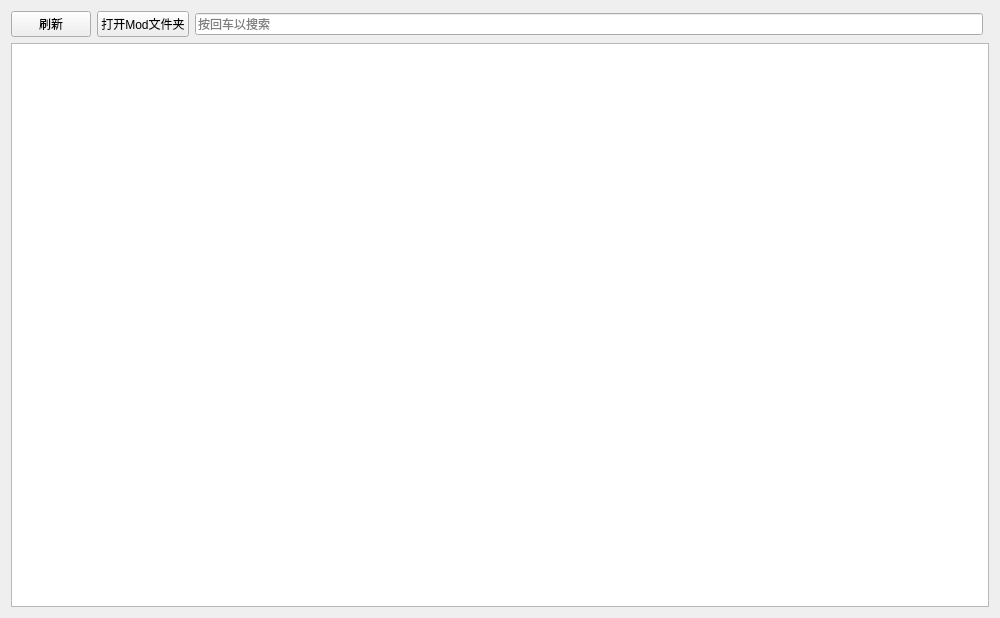
<?xml version="1.0" encoding="UTF-8"?>
<ui version="4.0">
 <class>ModManager</class>
 <widget class="QWidget" name="ModManager">
  <property name="geometry">
   <rect>
    <x>0</x>
    <y>0</y>
    <width>1000</width>
    <height>618</height>
   </rect>
  </property>
  <property name="windowTitle">
   <string>Mod管理</string>
  </property>
  <layout class="QGridLayout" name="gridLayout">
   <item row="1" column="0" colspan="4">
    <widget class="ListWidget" name="lw_mods">
     <property name="resizeMode">
      <enum>QListView::Adjust</enum>
     </property>
     <property name="wordWrap">
      <bool>true</bool>
     </property>
    </widget>
   </item>
   <item row="0" column="1">
    <widget class="PushButton" name="pb_openmodir">
     <property name="text">
      <string>打开Mod文件夹</string>
     </property>
    </widget>
   </item>
   <item row="0" column="0">
    <widget class="PushButton" name="pb_refresh">
     <property name="text">
      <string>刷新</string>
     </property>
    </widget>
   </item>
   <item row="0" column="2">
    <widget class="LineEdit" name="le_search">
     <property name="placeholderText">
      <string>按回车以搜索</string>
     </property>
    </widget>
   </item>
  </layout>
 </widget>
 <customwidgets>
  <customwidget>
   <class>PushButton</class>
   <extends>QPushButton</extends>
   <header>qfluentwidgets</header>
  </customwidget>
  <customwidget>
   <class>LineEdit</class>
   <extends>QLineEdit</extends>
   <header>qfluentwidgets</header>
  </customwidget>
  <customwidget>
   <class>ListWidget</class>
   <extends>QListWidget</extends>
   <header>qfluentwidgets</header>
  </customwidget>
 </customwidgets>
 <resources/>
 <connections/>
</ui>
